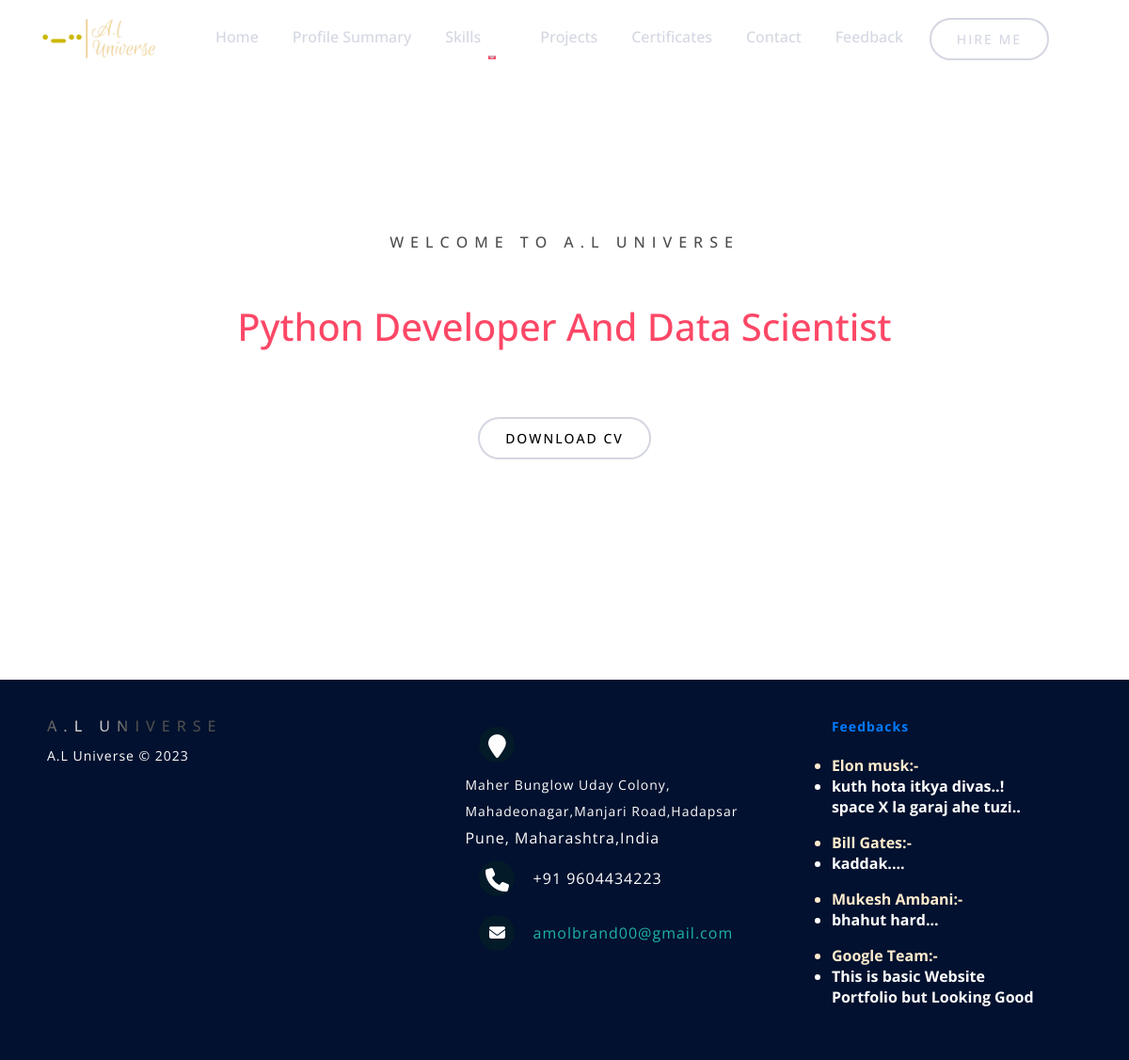
/feedback_view, run on the app's committed database.
### PF/models.py (models this page shows, shortened)
class feedback(models.Model):
    name=models.CharField(max_length=100)
    email=models.EmailField()
    phone=models.IntegerField()
    feedback_text=models.TextField()

### PF/views.py (the view)
# urls.py: path('feedback_view',views.feedback_view,name='feednack_view')
def feedback_view(request):
    fb=feedback.objects.all()
    context={
        'fb':fb
    }
    return render(request,'home.html',context)

### PF/templates/home.html (shortened to what this page needs)
{% extends 'base.html' %}
{% block body %}
	<br>
	<br>
    <section id="home" class="banner_wrapper">
        <div class="container">
            <div class="row">
                <div class="col-sm-12 text-center text-md-start">
                    <h6>WELCOME TO A.L UNIVERSE</h6>
                    <h1>I’m Amol Londhe<br><span>Python Developer And Data Scientist</span><br>based in India.</h1>
                    <div class="mt-4">
                        <a class="main-btn" href="static\images\Amol Londhe-7.pdf" style="color:black ;">Download CV</a>
                    </div>
                </div>
            </div>
        </div>
    </section>
{% endblock body %}

### PF/templates/base.html (shortened to what this page needs)
<!doctype html>
<html lang="en">
  <head>
    <link rel="stylesheet" href="static\style.css">
    <link rel="stylesheet" href="static\footer.css">
    <link rel="stylesheet" href="https://cdn.jsdelivr.net/npm/bootstrap@4.6.2/dist/css/bootstrap.min.css">
    <link rel="stylesheet" href="https://cdnjs.cloudflare.com/ajax/libs/font-awesome/6.2.0/css/all.min.css" />
  </head>
  <body class="bg-image" style="background-image:url('https://images.unsplash.com/photo-1531297484001-80022131f5a1?ixlib=rb-4.0.3&ixid=MnwxMjA3fDB8MHxzZWFyY2h8M3x8cG9ydGZvbGlvJTIwYmFja2dyb3VuZHxlbnwwfHwwfHw%3D&w=1000&q=80') ;background-attachment: fixed; background-repeat: no-repeat; background-size: cover;">
    <header class="header_wrapper">
      <nav class="navbar navbar-expand-lg fixed-top">
          <div class="container">
              <a class="navbar-brand" href="#">
                  <img src="static\images\download.png" class="img-fluid" alt="logo">
              </a>
              <div class="collapse navbar-collapse justify-content-lg-center" id="navbarNav">
                  <ul class="navbar-nav menu-navbar-nav">
                      <li class="nav-item">
                          <a class="nav-link "  href="/">Home</a>
                      </li>
                      <li class="nav-item">
                          <a class="nav-link" href="/ps">Profile Summary</a>
                      </li>
                      <div class="btn-group droprdown nav-item">
                        <a class="nav-link" href="/ps#drop">Skills</a>
                       <button type="button" class="btn nav-item nav-link dropdown-toggle dropdown-toggle-split" data-toggle="dropdown" aria-haspopup="true" aria-expanded="false" ">
                      </button>
                      </div>
                      <li class="nav-item">
                        <a class="nav-link" href="/project">Projects</a>
                      </li>
                      <li class="nav-item">
                        <a class="nav-link" href="/cert">Certificates</a>
                      </li>
                      <li class="nav-item">
                        <a class="nav-link" href="/hireme">Contact</a>
                      </li>
                      <li class="nav-item">
                        <a class="nav-link" href="/feedbacks">Feedback</a>
                      </li>
                      <li class="nav-item mt-3 mt-lg-0">
                          <a class="main-btn" href="/hireme2">Hire Me</a>
                      </li>
                  </ul>
              </div>
          </div>
      </nav>
  </header>
     {% block body %}{% endblock body %}
     <br style="color:white;">
     <footer class="footer-distributed">
      <div class="footer-left">
        <h6>A.L Universe</h6>
        <p class="footer-company-name" style="color:white;">A.L Universe © 2023</p>
      </div>
      <div class="footer-center">
        <div>
          <i class="fa fa-map-marker"></i>
               <p><span>Maher Bunglow Uday Colony, Mahadeonagar,Manjari Road,Hadapsar</span> Pune, Maharashtra,India</p>
        </div>
        <div>
          <i class="fa fa-phone"></i>
          <p>+91 9604434223</p>
        </div>
        <div>
          <i class="fa fa-envelope"></i>
          <p><a href="mailto:support@company.com">amolbrand00@gmail.com</a></p>
        </div>
      </div>
      <div class="footer-right">
        <p class="footer-company-about">
          <span><a href="/feedback_view">Feedbacks</a></span>
          {% for fb in fb %}
          <ul>
          <li style="color: blanchedalmond;">{{fb.name}}:-
            <li style="color: white;">{{fb.feedback_text}}</li>
          </li>
          </ul>
          {% endfor %}
      </div>
    </footer>
</body>
</html>

### PF/static/style.css (style rules this page uses)
* { box-sizing: border-box; margin: 0; padding: 0; }
:root { --primary-color: #FD4766; --secondary-color: #0e1525; --bg-dark-blue: #091020; --bg-white: #fff; --gray-color: #c6c9d8bf; --gradient-color: linear-gradient(-224deg, var(--primary-color) 0, #337DFF 100%); --gradient-text: linear-gradient(120deg, #1C99FE 20.69%, #7644FF 50.19%, var(--primary-color) 79.69%); filter: progid:DXImageTransform.Microsoft.gradient(startColorstr='var(--primary-color)', endColorstr='var(--secondary-color)', GradientType=1); --primary-font:'Poppins', sans-serif; --primary-text: #FD4766; --text-gray: #c6c9d8bf; --text-white: #fff; }
body { font-family: var(--primary-font); background-color: var(--secondary-color); }
a { text-decoration: none; }
section { padding: 50px 0; }
.main-btn { display: inline-block; border-radius: 50px; transition: all .4s ease-in-out; padding: 10px 27px; background-color: transparent; border: 2px solid var(--gray-color); color: var(--text-gray); font-weight: 500; font-size: 14px; text-transform: uppercase; letter-spacing: 2px; text-decoration: none; }
h1 { font-size: 54px; line-height: 68px; font-weight: 800; color: var(--text-white); margin-bottom: 20px; }
h1 span { color: var(--primary-color); }
h6 { color: var(--text-gray); font-size: 15px; font-weight:bolder; text-transform: uppercase; letter-spacing: 7px; cursor: pointer; display: block; margin-bottom: 20px; }
h6 { background: linear-gradient(to right, hsl(0, 0%, 30%) 0, hsl(0, 0%, 100%) 10%, hsl(0, 0%, 30%) 20%); -webkit-background-clip: text; -webkit-text-fill-color: transparent; animation: shine 4s infinite forwards; }
p { color: var(--text-gray); font-size: 16px; line-height: 28px; letter-spacing: 1px; font-weight: 400; }
input:hover, input:focus, textarea:focus, textarea:hover, button { outline: none !important; box-shadow: none !important; }
.header_wrapper .navbar { padding:15px 0; -webkit-transition: all .2s linear; -o-transition: all .2s linear; transition: all .2s linear; }
.header_wrapper .navbar-brand img { max-width: 120px; height: auto; }
.header_wrapper .nav-item { margin: 0 10px; }
.header_wrapper .nav-item .nav-link { position: relative; font-size: 16px; font-weight: 500; color: var(--text-gray); display:inline-block; }
.header_wrapper .nav-item .nav-link::after { position: absolute; content: ""; left: 0; width: 0; height: 2px; background: var(--primary-color); transition: 0.3s; bottom: 0; }
.banner_wrapper { width: 100%; height: auto; min-height: 650px; padding: 200px 0 100px 0; }

### PF/static/footer.css (style rules this page uses)
* { font-family: Open Sans; }
.footer-distributed { background: rgb(2, 17, 47); box-shadow: 0 1px 1px 0 rgba(0, 0, 0, 0.12); box-sizing: border-box; width: 100%; text-align: left; font: bold 16px sans-serif; padding: 40px 50px; }
.footer-distributed .footer-left, .footer-distributed .footer-center, .footer-distributed .footer-right { display: inline-block; vertical-align: top; }
.footer-distributed .footer-left { width: 40%; }
.footer-distributed .footer-company-name { color: #222; font-size: 14px; font-weight: normal; margin: 0; }
.footer-distributed .footer-center { width: 35%; }
.footer-distributed .footer-center i { background-color: #031a29; color: #ffffff; font-size: 25px; width: 38px; height: 38px; border-radius: 50%; text-align: center; line-height: 42px; margin: 10px 15px; vertical-align: middle; }
.footer-distributed .footer-center i.fa-envelope { font-size: 17px; line-height: 38px; }
.footer-distributed .footer-center p { display: inline-block; color: #ffffff; font-weight:400; vertical-align: middle; margin:0; }
.footer-distributed .footer-center p span { display:block; font-weight: normal; font-size:14px; line-height:2; }
.footer-distributed .footer-center p a { color: lightseagreen; text-decoration: none;; }
.footer-distributed .footer-right { width: 20%; }
.footer-distributed .footer-company-about { line-height: 20px; color: #92999f; font-size: 13px; font-weight: normal; margin: 0; }
.footer-distributed .footer-company-about span { display: block; color: #ffffff; font-size: 14px; font-weight: bold; margin-bottom: 20px; }

### data on the page
feedback: name "Elon musk", feedback_text "kuth hota itkya divas..! space X la garaj ahe tuzi.."
feedback: name "Bill Gates", feedback_text "kaddak...."
feedback: name "Mukesh Ambani", feedback_text "bhahut hard..."
feedback: name "Google Team", feedback_text "This is basic Website Portfolio but Looking Good"
